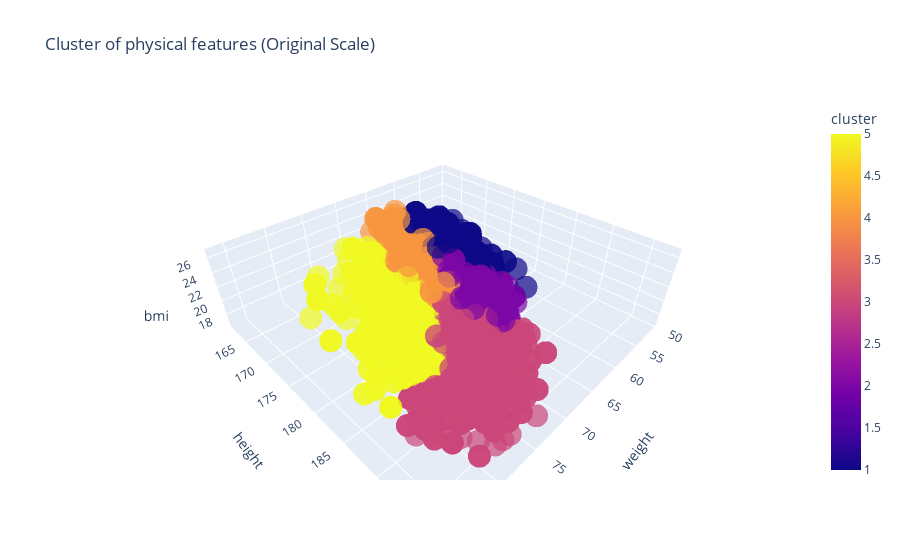

The cell this chart's notebook holds for it:
### Code cell
import plotly.express as px

data_3d = dfclust.values

linkage_matrix = linkage(Xclust, method='ward')
n_clusters = 5
clusters = fcluster(linkage_matrix, n_clusters, criterion='maxclust')

df['cluster'] = clusters

fig = px.scatter_3d(
    df,
    x='weight',  
    y='height',  
    z='bmi',  
    color='cluster', 
    title='Cluster of physical features (Original Scale)',
    labels={'dim1': 'Dimension 1', 'dim2': 'Dimension 2', 'dim3': 'Dimension 3'},
    opacity=0.7  
)

fig.show()

### Figure 1 — Plotly figure (JSON) as saved in the notebook; plotly's stock layout.template omitted (floating-point values rounded to 4 significant figures; data arrays with more than 128 entries replaced by an {"elided": "..."} marker saying what was removed)
{"data": [{"hovertemplate": "weight=%{x}<br>height=%{y}<br>bmi=%{z}<br>cluster=%{marker.color}<extra></extra>", "legendgroup": "", "marker": {"color": {"elided": "6095 int values"}, "coloraxis": "coloraxis", "opacity": 0.7, "symbol": "circle"}, "mode": "markers", "name": "", "scene": "scene", "showlegend": false, "type": "scatter3d", "x": {"elided": "6095 float values"}, "y": {"elided": "6095 int values"}, "z": {"elided": "6095 float values"}}], "layout": {"coloraxis": {"colorbar": {"title": {"text": "cluster"}}, "colorscale": [[0, "#0d0887"], [0.1111, "#46039f"], [0.2222, "#7201a8"], [0.3333, "#9c179e"], [0.4444, "#bd3786"], [0.5556, "#d8576b"], [0.6667, "#ed7953"], [0.7778, "#fb9f3a"], [0.8889, "#fdca26"], [1, "#f0f921"]]}, "legend": {"tracegroupgap": 0}, "scene": {"domain": {"x": [0, 1], "y": [0, 1]}, "xaxis": {"title": {"text": "weight"}}, "yaxis": {"title": {"text": "height"}}, "zaxis": {"title": {"text": "bmi"}}}, "title": {"text": "Cluster of physical features (Original Scale)"}}}
